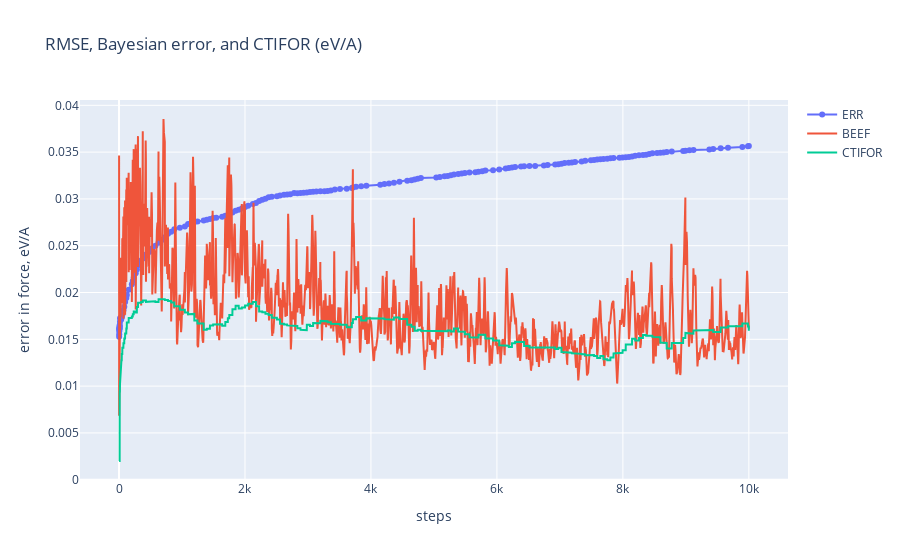

Source (notebook cell):
### Markdown cell above
In this case force field is still learning quite often even though it makes "accurate" predictions often. Since in this training ML_CX = -0.1 is used learning takes place more frequently than the default case.

### Code cell
! grep ERR ML_LOGFILE|grep -v "#"|awk '{print $2, $4}' > ERR.dat
! grep BEEF ML_LOGFILE|grep -v "#"|awk '{print $2, $4}' > BEEF.dat
! grep BEEF ML_LOGFILE|grep -v "#"|awk '{print $2, $6}' > CTIFOR.dat

steps_err, err = np.loadtxt('./ERR.dat', unpack=True)

steps_beef, beef = np.loadtxt('./BEEF.dat', unpack=True)

steps_beef, ctifor = np.loadtxt('./CTIFOR.dat', unpack=True)


fig2 = go.Figure()
fig2.add_trace(go.Scatter(x=steps_err, y = err, mode='lines+markers', name='ERR'))
fig2.add_trace(go.Scatter(x=steps_beef, y = beef, mode='lines', name='BEEF'))
fig2.add_trace(go.Scatter(x=steps_beef, y = ctifor, mode='lines', name='CTIFOR'))
fig2.update_layout(title='RMSE, Bayesian error, and CTIFOR (eV/A)')
fig2.update_xaxes(title='steps')
fig2.update_yaxes(title='error in force, eV/A')
fig2.show()

pio.write_image(fig2, './10-300K_err_beef_ctifor.png', format='png')

### Figure 1 — Plotly figure (JSON) as saved in the notebook; plotly's stock layout.template omitted (floating-point values rounded to 4 significant figures; data arrays with more than 128 entries replaced by an {"elided": "..."} marker saying what was removed)
{"data": [{"mode": "lines+markers", "name": "ERR", "type": "scatter", "x": {"elided": "174 int values"}, "y": {"elided": "174 float values"}}, {"mode": "lines", "name": "BEEF", "type": "scatter", "x": {"elided": "10000 int values"}, "y": {"elided": "10000 float values"}}, {"mode": "lines", "name": "CTIFOR", "type": "scatter", "x": {"elided": "10000 int values"}, "y": {"elided": "10000 float values"}}], "layout": {"title": {"text": "RMSE, Bayesian error, and CTIFOR (eV/A)"}, "xaxis": {"title": {"text": "steps"}}, "yaxis": {"title": {"text": "error in force, eV/A"}}}}
